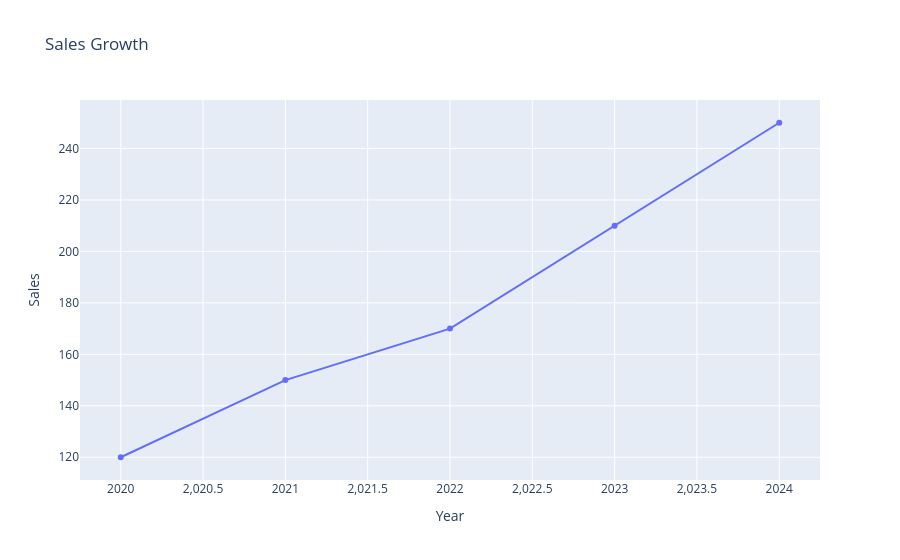

Source (notebook cell):
### Code cell
fig = px.line(
    sales,
    x="Year",
    y="Sales",
    markers=True,
    title="Sales Growth"
)

fig.show()

### Figure 1 — Plotly figure (JSON) as saved in the notebook; plotly's stock layout.template omitted (floating-point values rounded to 4 significant figures)
{"data": [{"hovertemplate": "Year=%{x}<br>Sales=%{y}<extra></extra>", "legendgroup": "", "line": {"color": "#636efa", "dash": "solid"}, "marker": {"symbol": "circle"}, "mode": "lines+markers", "name": "", "orientation": "v", "showlegend": false, "type": "scatter", "x": [2020, 2021, 2022, 2023, 2024], "xaxis": "x", "y": [120, 150, 170, 210, 250], "yaxis": "y"}], "layout": {"legend": {"tracegroupgap": 0}, "title": {"text": "Sales Growth"}, "xaxis": {"anchor": "y", "domain": [0.0, 1.0], "title": {"text": "Year"}}, "yaxis": {"anchor": "x", "domain": [0.0, 1.0], "title": {"text": "Sales"}}}}
